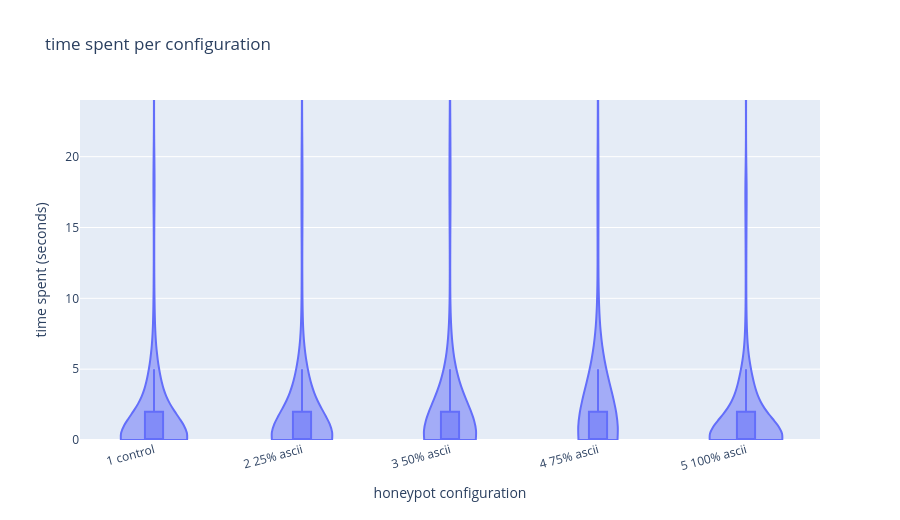

The notebook cell this image was saved under:
### Markdown cell above
## Time spent per configuration

All attacks. A flat top at 300 seconds means the 5 minute kick is cutting sessions off.

### Code cell
fig_time_all, plot_time_all = make_violin(
    df,
    "session_seconds",
    "time spent per configuration",
    "time spent (seconds)",
)
fig_time_all.show()
print_summary(plot_time_all, "session_seconds", duration=True)

### Figure 1 — Plotly figure (JSON) as saved in the notebook; plotly's stock layout.template omitted (floating-point values rounded to 4 significant figures; data arrays with more than 128 entries replaced by an {"elided": "..."} marker saying what was removed)
{"data": [{"alignmentgroup": "True", "box": {"visible": true}, "hovertemplate": "honeypot configuration=%{x}<br>time spent (seconds)=%{y}<extra></extra>", "legendgroup": "", "marker": {"color": "#636efa"}, "name": "", "offsetgroup": "", "orientation": "v", "points": false, "scalegroup": "True", "showlegend": false, "spanmode": "hard", "type": "violin", "x": {"elided": "10833 str values"}, "x0": " ", "xaxis": "x", "y": {"elided": "10833 int values"}, "y0": " ", "yaxis": "y"}], "layout": {"height": 520, "legend": {"tracegroupgap": 0}, "title": {"text": "time spent per configuration"}, "violinmode": "group", "width": 900, "xaxis": {"anchor": "y", "categoryarray": ["1 control", "2 25% ascii", "3 50% ascii", "4 75% ascii", "5 100% ascii"], "categoryorder": "array", "domain": [0, 1], "tickangle": -15, "title": {"text": "honeypot configuration"}}, "yaxis": {"anchor": "x", "domain": [0, 1], "range": [0, 24], "title": {"text": "time spent (seconds)"}}}}
